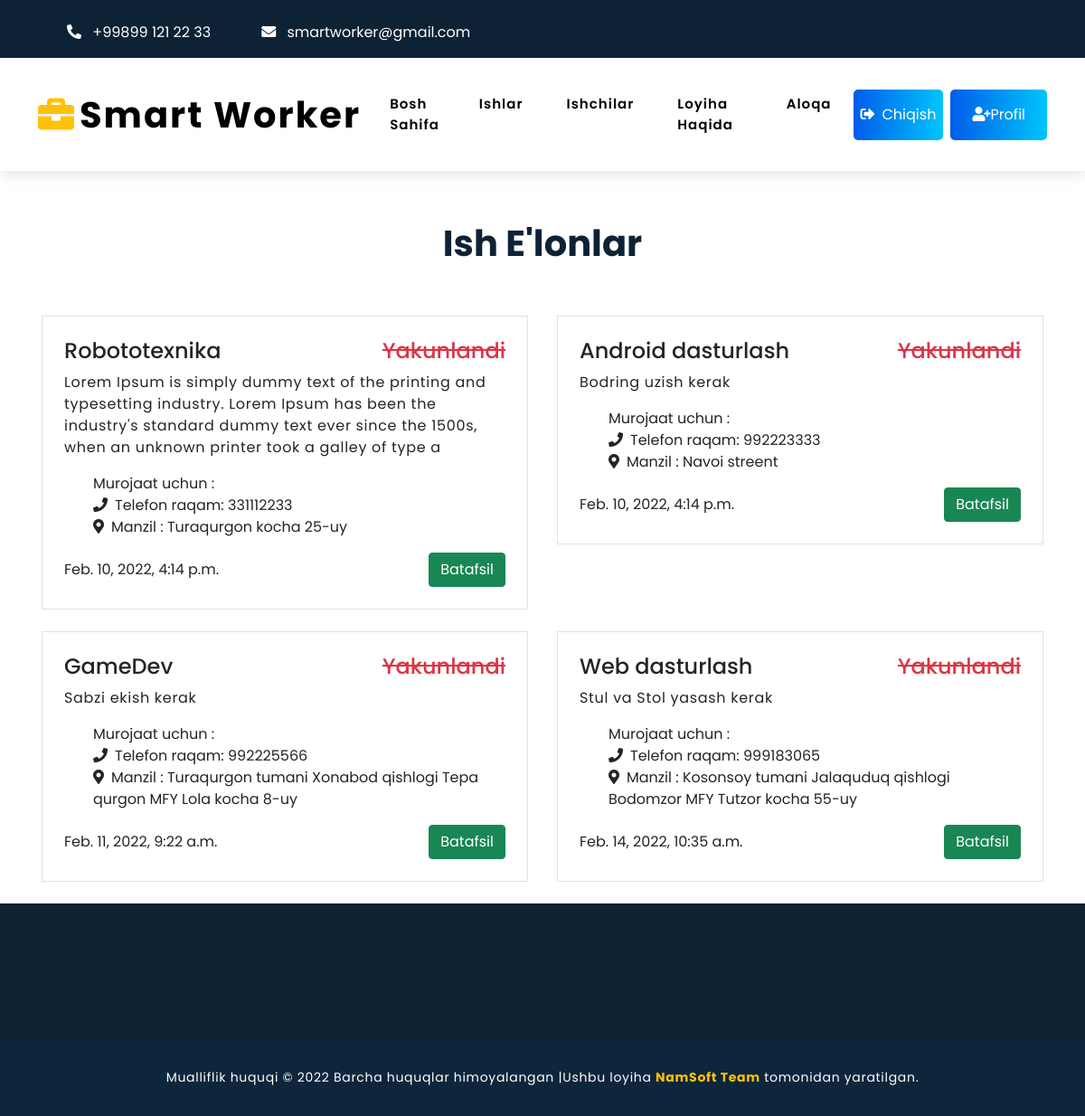
Screenshot of /allAnounce/ (signed in) with the database file from the repository.
### mardikor/models.py (models this page shows, shortened)
class Advertisement(models.Model):
    STATUS=(
        ('Aktiv','Aktiv'),('Yakunlandi','Yakunlandi')
    )
    PERMISSION_STATUS=(
        ('Ha','Ha'),('Yoq','Yoq')
    )
    user=models.ForeignKey(User,on_delete=models.CASCADE)
    category=models.ForeignKey(Category,on_delete=models.CASCADE)
    title=models.CharField(max_length=200)
    body=RichTextField()
    phone=models.CharField(max_length=100)
    address=models.TextField()
    condition=models.CharField(choices=STATUS,max_length=50,default='Aktiv')
    permission=models.CharField(choices=PERMISSION_STATUS,max_length=50,default='Yoq')
    created_at = models.DateTimeField(auto_now_add=True, null=True)
    updated_at = models.DateTimeField(auto_now_add=True, null=True)

class Category(models.Model):
    name=models.CharField(max_length=100)
    image=models.ImageField(upload_to='media/categoryImg',blank=True)
    created_at = models.DateTimeField(auto_now_add=True, null=True)
    updated_at = models.DateTimeField(auto_now_add=True, null=True)
    def __str__(self):
        return self.name

### mardikor/views.py (the view)
# urls.py: path('allAnounce/',allAnounce,name='allAnounce'),
def allAnounce(request):
    context={}
    data=Advertisement.objects.filter(permission='Ha')
    context['data']=data
    if 'catId' in request.GET:
        cat=request.GET['catId']
        advertise=Advertisement.objects.filter(category__id=cat)
        context['data']=advertise
    return render(request,'allAnnouncement.html',context)

### templates/allAnnouncement.html
{% extends 'base.html' %}
{% block mycontent %}
  <section class="featured-job-area feature-padding pt-2 mt-5 ">
      <div class="container">
        <div class="row">
          <div class="col-lg-12">
            <div class="section-tittle text-center">
              {% if data|length < 1 %}
              <h1 class="display-7 fw-bold text-warning" style="color: #0D2235;">Ushbu soha bo'yicha yaqin kunlarda e'lonlar yuklanadi</h1>
              {% else %}
              <h1 class="display-7 fw-bold" style="color: #0D2235;">Ish E'lonlar</h1>
              {% endif %}
            </div>
          </div>
        </div>
        <div class="row justify-content-center pt-5">
          {% for info in data %}
          <div class="col-12 col-lg-6 single-job-items mb-4 px-3">
            <div class="job-items border p-4 ">
              <div class="job-tittle">
                <a href="job_details.html" class="text-decoration-none text-dark">
                  <div class="d-flex justify-content-between">
                    <h4>{{info.category}}</h4>
                    {% if info.condition == 'Yakunlandi' %}
                    <h4 class="text-danger"><s>{{info.condition}}</s></h4>
                    {% else %}
                    <h4 class="text-success">{{info.condition}}</h4>
                    {% endif %}
                  </div>
                </a>
                <p>
                  {{info.title}}
                </p>
                <div class="d-flex justify-content-between">
                  <ul>
                    <li>Murojaat uchun : </li>
                    <li><i class="fas fa-phone me-2"></i>Telefon raqam: <span>{{info.phone}}</span></li>
                    <li><i class="fas fa-map-marker-alt me-2"></i>Manzil : <span>{{info.address}}</span></li>
                  </ul>
                </div>
              </div>
              <div class="items-link d-flex justify-content-between align-items-center">
                <span class="oclock">{{info.created_at}}</span>
                <a href="{% url 'announce_details' info.id %}" class="btn h-25 btn-success">Batafsil</a>
              </div>
            </div>
          </div>
          {% endfor %}
        </div>
      </div>
    </section>
{% endblock %}

### static/css/style.css (style rules this page uses)
* { margin: 0;padding: 0;box-sizing: border-box; font-family: 'Poppins', sans-serif; }
p { font-family: 'Poppins', sans-serif; letter-spacing: .7px; }
.job-items { transition: all .3s linear; }
.job-tittle a { color: black; text-decoration: none; }
.job-tittle ul { list-style: none; }
.servicesCards:hover h3,span { transition: all .4s ease-in-out; }

### rows the page displays
Advertisement: category "Robototexnika", condition "Yakunlandi", title "Lorem Ipsum is simply dummy text of the printing and typesetting industry. Lorem Ipsum has been the industry's standard dummy text ever since the 1500s, when an unknown printer took a galley of type a", phone "331112233", address "Turaqurgon kocha 25-uy", created_at "Feb. 10, 2022, 4:14 p.m."
Advertisement: category "Android dasturlash", condition "Yakunlandi", title "Bodring uzish kerak", phone "992223333", address "Navoi streent", created_at "Feb. 10, 2022, 4:14 p.m."
Advertisement: category "GameDev", condition "Yakunlandi", title "Sabzi ekish kerak", phone "992225566", address "Turaqurgon tumani Xonabod qishlogi Tepa qurgon MFY Lola kocha 8-uy", created_at "Feb. 11, 2022, 9:22 a.m."
Advertisement: category "Web dasturlash", condition "Yakunlandi", title "Stul va Stol yasash kerak", phone "999183065", address "Kosonsoy tumani Jalaquduq qishlogi Bodomzor MFY Tutzor kocha 55-uy", created_at "Feb. 14, 2022, 10:35 a.m."
